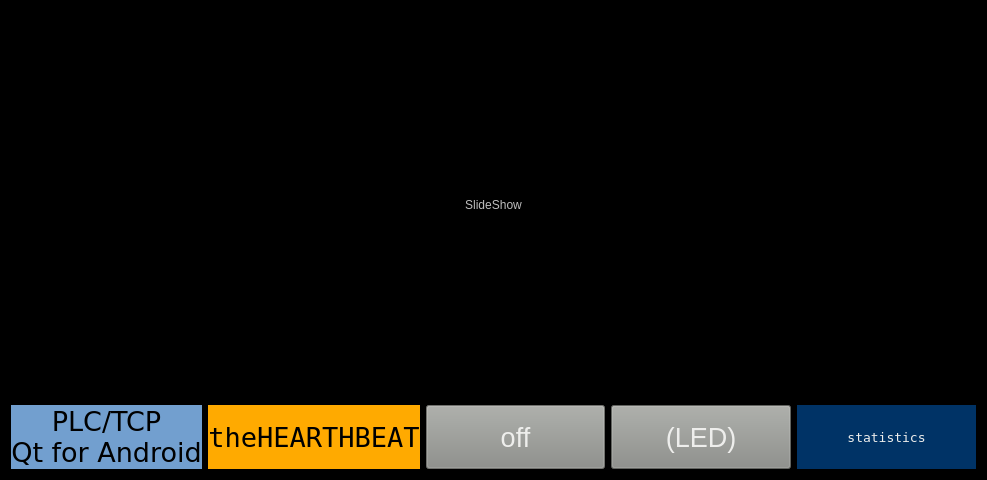
<?xml version="1.0" encoding="UTF-8"?>
<ui version="4.0">
 <class>MainWindow</class>
 <widget class="QMainWindow" name="MainWindow">
  <property name="geometry">
   <rect>
    <x>0</x>
    <y>0</y>
    <width>987</width>
    <height>480</height>
   </rect>
  </property>
  <property name="windowTitle">
   <string>MainWindow</string>
  </property>
  <property name="styleSheet">
   <string notr="true">background-color: rgb(0, 0, 0);</string>
  </property>
  <widget class="QWidget" name="centralWidget">
   <layout class="QVBoxLayout" name="verticalLayout">
    <item>
     <widget class="QLabel" name="video_widget">
      <property name="enabled">
       <bool>false</bool>
      </property>
      <property name="sizePolicy">
       <sizepolicy hsizetype="Preferred" vsizetype="MinimumExpanding">
        <horstretch>0</horstretch>
        <verstretch>0</verstretch>
       </sizepolicy>
      </property>
      <property name="text">
       <string>SlideShow</string>
      </property>
      <property name="alignment">
       <set>Qt::AlignCenter</set>
      </property>
     </widget>
    </item>
    <item>
     <layout class="QHBoxLayout" name="horizontalLayout">
      <item>
       <widget class="QLabel" name="label_titolo">
        <property name="sizePolicy">
         <sizepolicy hsizetype="Preferred" vsizetype="Maximum">
          <horstretch>0</horstretch>
          <verstretch>0</verstretch>
         </sizepolicy>
        </property>
        <property name="maximumSize">
         <size>
          <width>16777215</width>
          <height>100</height>
         </size>
        </property>
        <property name="font">
         <font>
          <family>DejaVu Sans</family>
          <pointsize>20</pointsize>
         </font>
        </property>
        <property name="focusPolicy">
         <enum>Qt::NoFocus</enum>
        </property>
        <property name="styleSheet">
         <string notr="true">background-color: rgb(114, 159, 207);
color: rgb(0, 0, 0);</string>
        </property>
        <property name="text">
         <string>PLC/TCP
Qt for Android</string>
        </property>
        <property name="alignment">
         <set>Qt::AlignCenter</set>
        </property>
       </widget>
      </item>
      <item>
       <widget class="QLabel" name="theHEARTBEAT_label">
        <property name="enabled">
         <bool>false</bool>
        </property>
        <property name="sizePolicy">
         <sizepolicy hsizetype="Preferred" vsizetype="Maximum">
          <horstretch>0</horstretch>
          <verstretch>0</verstretch>
         </sizepolicy>
        </property>
        <property name="maximumSize">
         <size>
          <width>16777215</width>
          <height>100</height>
         </size>
        </property>
        <property name="font">
         <font>
          <family>DejaVu Sans Mono</family>
          <pointsize>20</pointsize>
         </font>
        </property>
        <property name="focusPolicy">
         <enum>Qt::NoFocus</enum>
        </property>
        <property name="styleSheet">
         <string notr="true">background-color: rgb(255, 170, 0);
color: rgb(0, 0, 0);</string>
        </property>
        <property name="text">
         <string>theHEARTHBEAT</string>
        </property>
        <property name="alignment">
         <set>Qt::AlignCenter</set>
        </property>
       </widget>
      </item>
      <item>
       <widget class="QPushButton" name="theBUTTON_button">
        <property name="enabled">
         <bool>false</bool>
        </property>
        <property name="sizePolicy">
         <sizepolicy hsizetype="Minimum" vsizetype="Maximum">
          <horstretch>0</horstretch>
          <verstretch>0</verstretch>
         </sizepolicy>
        </property>
        <property name="maximumSize">
         <size>
          <width>16777215</width>
          <height>100</height>
         </size>
        </property>
        <property name="font">
         <font>
          <pointsize>20</pointsize>
         </font>
        </property>
        <property name="focusPolicy">
         <enum>Qt::NoFocus</enum>
        </property>
        <property name="styleSheet">
         <string notr="true">color: rgb(238, 238, 236);
background-color: rgb(136, 138, 133);
</string>
        </property>
        <property name="text">
         <string>off</string>
        </property>
        <property name="checkable">
         <bool>false</bool>
        </property>
       </widget>
      </item>
      <item>
       <widget class="QPushButton" name="theLED_button">
        <property name="sizePolicy">
         <sizepolicy hsizetype="Minimum" vsizetype="Maximum">
          <horstretch>0</horstretch>
          <verstretch>0</verstretch>
         </sizepolicy>
        </property>
        <property name="maximumSize">
         <size>
          <width>16777215</width>
          <height>100</height>
         </size>
        </property>
        <property name="font">
         <font>
          <pointsize>20</pointsize>
         </font>
        </property>
        <property name="focusPolicy">
         <enum>Qt::NoFocus</enum>
        </property>
        <property name="styleSheet">
         <string notr="true">color: rgb(238, 238, 236);
background-color: rgb(136, 138, 133);</string>
        </property>
        <property name="text">
         <string>(LED)</string>
        </property>
        <property name="iconSize">
         <size>
          <width>100</width>
          <height>100</height>
         </size>
        </property>
        <property name="checkable">
         <bool>false</bool>
        </property>
        <property name="checked">
         <bool>false</bool>
        </property>
       </widget>
      </item>
      <item>
       <widget class="QLabel" name="statistics_label">
        <property name="enabled">
         <bool>false</bool>
        </property>
        <property name="sizePolicy">
         <sizepolicy hsizetype="Preferred" vsizetype="Maximum">
          <horstretch>0</horstretch>
          <verstretch>0</verstretch>
         </sizepolicy>
        </property>
        <property name="maximumSize">
         <size>
          <width>16777215</width>
          <height>100</height>
         </size>
        </property>
        <property name="font">
         <font>
          <family>DejaVu Sans Mono</family>
          <pointsize>10</pointsize>
         </font>
        </property>
        <property name="focusPolicy">
         <enum>Qt::NoFocus</enum>
        </property>
        <property name="styleSheet">
         <string notr="true">background-color: rgb(0, 51, 102);
color: rgb(238, 238, 236);</string>
        </property>
        <property name="text">
         <string>statistics</string>
        </property>
        <property name="alignment">
         <set>Qt::AlignCenter</set>
        </property>
       </widget>
      </item>
     </layout>
    </item>
   </layout>
  </widget>
 </widget>
 <layoutdefault spacing="6" margin="11"/>
 <resources/>
 <connections/>
</ui>
